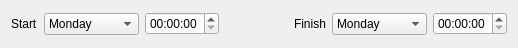
<?xml version="1.0" encoding="UTF-8"?>
<ui version="4.0">
 <class>Form</class>
 <widget class="QWidget" name="Form">
  <property name="geometry">
   <rect>
    <x>0</x>
    <y>0</y>
    <width>518</width>
    <height>48</height>
   </rect>
  </property>
  <property name="windowTitle">
   <string>Form</string>
  </property>
  <layout class="QHBoxLayout" name="horizontalLayout">
   <item>
    <widget class="QLabel" name="label_2">
     <property name="maximumSize">
      <size>
       <width>37</width>
       <height>16777215</height>
      </size>
     </property>
     <property name="text">
      <string>Start</string>
     </property>
    </widget>
   </item>
   <item>
    <widget class="QComboBox" name="startDay">
     <item>
      <property name="text">
       <string>Monday</string>
      </property>
     </item>
     <item>
      <property name="text">
       <string>Tuesday</string>
      </property>
     </item>
     <item>
      <property name="text">
       <string>Wednesday</string>
      </property>
     </item>
     <item>
      <property name="text">
       <string>Thursday</string>
      </property>
     </item>
     <item>
      <property name="text">
       <string>Friday</string>
      </property>
     </item>
     <item>
      <property name="text">
       <string>Saturday</string>
      </property>
     </item>
     <item>
      <property name="text">
       <string>Sunday</string>
      </property>
     </item>
    </widget>
   </item>
   <item>
    <widget class="QTimeEdit" name="startTime"/>
   </item>
   <item>
    <spacer name="horizontalSpacer_2">
     <property name="orientation">
      <enum>Qt::Orientation::Horizontal</enum>
     </property>
     <property name="sizeHint" stdset="0">
      <size>
       <width>40</width>
       <height>20</height>
      </size>
     </property>
    </spacer>
   </item>
   <item>
    <widget class="QLabel" name="label_4">
     <property name="maximumSize">
      <size>
       <width>40</width>
       <height>16777215</height>
      </size>
     </property>
     <property name="text">
      <string>Finish</string>
     </property>
    </widget>
   </item>
   <item>
    <widget class="QComboBox" name="finishDay">
     <item>
      <property name="text">
       <string>Monday</string>
      </property>
     </item>
     <item>
      <property name="text">
       <string>Tuesday</string>
      </property>
     </item>
     <item>
      <property name="text">
       <string>Wednesday</string>
      </property>
     </item>
     <item>
      <property name="text">
       <string>Thursday</string>
      </property>
     </item>
     <item>
      <property name="text">
       <string>Friday</string>
      </property>
     </item>
     <item>
      <property name="text">
       <string>Saturday</string>
      </property>
     </item>
     <item>
      <property name="text">
       <string>Sunday</string>
      </property>
     </item>
    </widget>
   </item>
   <item>
    <widget class="QTimeEdit" name="finishTime"/>
   </item>
  </layout>
 </widget>
 <resources/>
 <connections/>
</ui>
